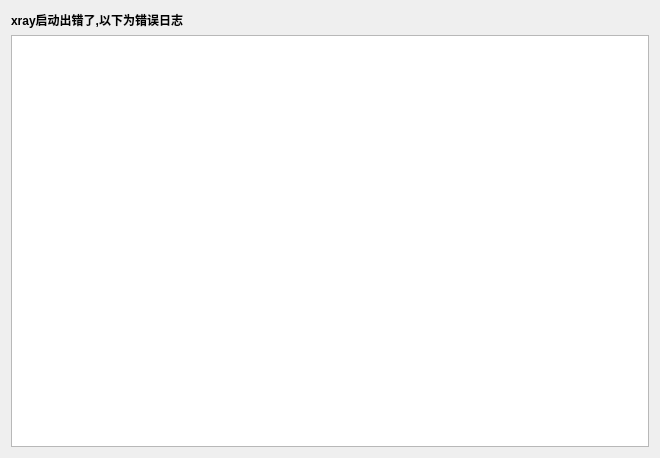
<?xml version="1.0" encoding="UTF-8"?>
<ui version="4.0">
 <class>ErrorLogDialog</class>
 <widget class="QDialog" name="ErrorLogDialog">
  <property name="geometry">
   <rect>
    <x>0</x>
    <y>0</y>
    <width>660</width>
    <height>458</height>
   </rect>
  </property>
  <property name="windowTitle">
   <string>xray启动出错</string>
  </property>
  <layout class="QVBoxLayout" name="verticalLayout">
   <item>
    <widget class="QLabel" name="label">
     <property name="font">
      <font>
       <bold>true</bold>
      </font>
     </property>
     <property name="text">
      <string>xray启动出错了,以下为错误日志</string>
     </property>
    </widget>
   </item>
   <item>
    <widget class="QPlainTextEdit" name="plainTextEdit">
     <property name="readOnly">
      <bool>true</bool>
     </property>
    </widget>
   </item>
  </layout>
 </widget>
 <resources/>
 <connections/>
</ui>
